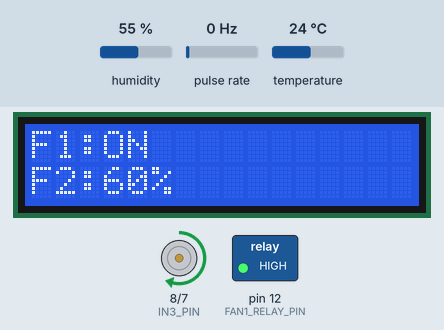
Recording of a sketch running on a simulated Arduino Uno, built with avr-gcc and run on an emulated ATmega328P. Parts: 16×2 character LCD, motor-driver pin pairs drawn as motors (green arrow = first pin HIGH = forward, orange = second pin HIGH = backward, longer = more drive, scaled by the enable pin), switched loads named in the sketch (green lamp = pin HIGH). Wiring (inferred from the names in the program): pulse sensor: data pin 2. The test bench sets the inputs (shaded band); at power-on: pulse rate 0 Hz, temperature 24 °C, humidity 55 %. What the sketch prints to the serial monitor is not drawn.

Above: at 3.6 s.
3.7 s: pulse rate (sensor on pin 2) set to 2 Hz
At 5.5 s:
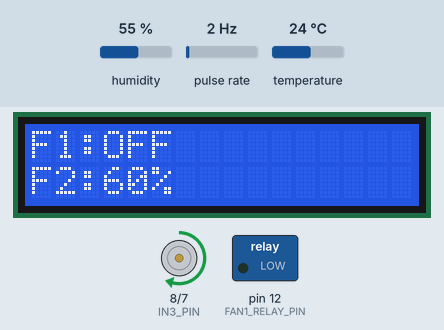
6.5 s: temperature set to 12 °C
At 7.9 s:
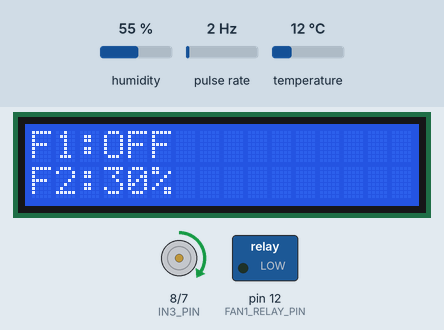
8.5 s: temperature set to 33 °C
At 12.1 s:
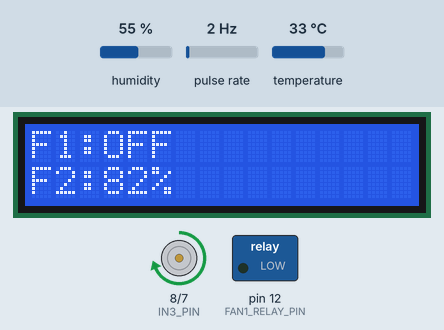
12.5 s: temperature set to 19 °C
At 16.4 s:
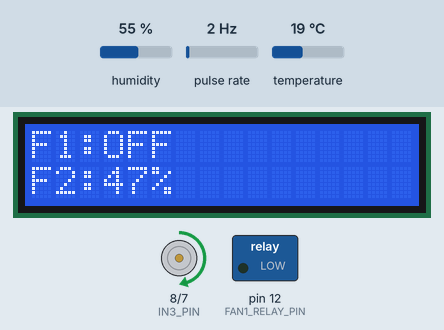
Timing chart, 0 to 17.5 s (numbered marks = the images above; inputs shaded):
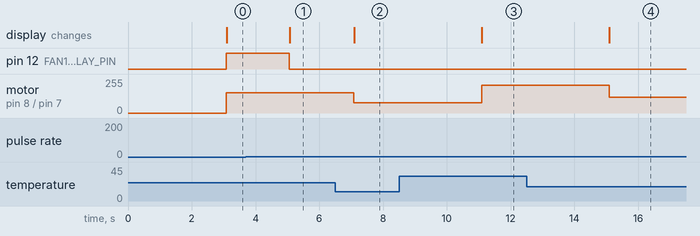

The sketch:

last.ino
```cpp
// Arduino Ventilation System with L298N Motor Driver
// Features:
// - Wind speed measurement using optical encoder
// - Temperature & humidity monitoring using DHT11
// - Fan1 (relay) control based on wind speed (rpm)
// - Fan2 (motor via L298N) speed control directly proportional to temperature
// - 16×2 LCD display showing fan statuses

#include <LiquidCrystal.h>
#include <DHT.h>

// Pin Definitions
#define DHT_PIN         A0      // DHT11 data pin
#define DHTTYPE         DHT11
#define ENCODER_PIN     2       // Optical encoder (INT0)

// Fan1: relay-controlled mechanical fan
const int FAN1_RELAY_PIN = 12;
const unsigned int FAN1_RPM_THRESHOLD = 20; // Turn F1 ON above 20 RPM

// Fan2: L298N Motor Driver (electric fan)
const int IN3_PIN = 8;
const int IN4_PIN = 7;
const int ENB_PIN = 6; // PWM output

// LCD Pins (avoid conflicts)
const int LCD_RS = 13;
const int LCD_EN = 11;
const int LCD_D4 = 10;
const int LCD_D5 = 9;
const int LCD_D6 = A2;
const int LCD_D7 = A3;

// Constants
const float         MAX_TEMP        = 40.0;
const unsigned long SAMPLE_INTERVAL = 2000;
const unsigned long DEBOUNCE_US     = 20000UL;

// Globals
volatile unsigned long pulseCount       = 0;
volatile unsigned long lastDebounceTime = 0;
unsigned long          lastSampleTime   = 0;
float                  temperature      = 0, humidity = 0;
unsigned int           rpm              = 0;

LiquidCrystal lcd(LCD_RS, LCD_EN, LCD_D4, LCD_D5, LCD_D6, LCD_D7);
DHT dht(DHT_PIN, DHTTYPE);

void countPulse() {
  unsigned long now = micros();
  if (now - lastDebounceTime > DEBOUNCE_US) {
    pulseCount++;
    lastDebounceTime = now;
  }
}

void setup() {
  Serial.begin(9600);
  lcd.begin(16, 2);
  lcd.print(F("Vent Sys Init"));
  delay(1000);

  // Pin modes
  pinMode(FAN1_RELAY_PIN, OUTPUT);
  pinMode(IN3_PIN, OUTPUT);
  pinMode(IN4_PIN, OUTPUT);
  pinMode(ENB_PIN, OUTPUT);
  pinMode(ENCODER_PIN, INPUT_PULLUP);

  attachInterrupt(digitalPinToInterrupt(ENCODER_PIN), countPulse, FALLING);
  dht.begin();
  lastSampleTime = millis();
}

void loop() {
  if (millis() - lastSampleTime < SAMPLE_INTERVAL) return;
  lastSampleTime = millis();

  // Compute RPM
  detachInterrupt(digitalPinToInterrupt(ENCODER_PIN));
  rpm = (pulseCount * 30) / 2;
  pulseCount = 0;
  attachInterrupt(digitalPinToInterrupt(ENCODER_PIN), countPulse, FALLING);

  // Read DHT11
  humidity    = dht.readHumidity();
  temperature = dht.readTemperature();
  if (isnan(humidity) || isnan(temperature)) {
    Serial.println(F("DHT read failed"));
  }

  // === Fan1 control by RPM threshold ===
  bool fan1On = (rpm < FAN1_RPM_THRESHOLD);
  digitalWrite(FAN1_RELAY_PIN, fan1On ? HIGH : LOW);

  // === Fan2 control: PWM proportional to temperature 0-40°C → 0-100% ===
  int tempC = constrain((int)temperature, 0, (int)MAX_TEMP);
  int pwmPercent = map(tempC, 0, (int)MAX_TEMP, 0, 100);
  int pwmVal = map(pwmPercent, 0, 100, 0, 255);
  analogWrite(ENB_PIN, pwmVal);
  digitalWrite(IN3_PIN, HIGH); // forward direction
  digitalWrite(IN4_PIN, LOW);

  // Serial log
  Serial.print(F("Temp:")); Serial.print(temperature);
  Serial.print(F("C Hum:")); Serial.print(humidity);
  Serial.print(F("% RPM:")); Serial.print(rpm);
  Serial.print(F(" F1:")); Serial.print(fan1On ? "ON" : "OFF");
  Serial.print(F(" F2:")); Serial.print(pwmPercent);
  Serial.println(F("%"));

  // Update LCD
  lcd.clear();
  lcd.setCursor(0, 0);
  lcd.print(F("F1:"));
  lcd.print(fan1On ? F("ON ") : F("OFF"));
  lcd.setCursor(0, 1);
  lcd.print(F("F2:"));
  lcd.print(pwmPercent);
  lcd.print('%');
}
```

Measured:
- the behaviour switches between 0 and 1 Hz on pulse rate (sensor on pin 2) (found by bisection; images 0 and 1)
- after the input at 3.7 s, pin 12 (FAN1_RELAY_PIN): HIGH → LOW after 1.4 s; the display: changes after 1.4 s (image 1)
- after the input at 6.5 s, motor on pin 8 (IN3_PIN) / pin 7 (IN4_PIN): forward 153/255 → forward 76/255 after 0.59 s; the display: changes after 0.59 s (image 2)
- after the input at 8.5 s, motor on pin 8 (IN3_PIN) / pin 7 (IN4_PIN): forward 76/255 → forward 209/255 after 2.6 s; the display: changes after 2.6 s (image 3)
- after the input at 12.5 s, motor on pin 8 (IN3_PIN) / pin 7 (IN4_PIN): forward 209/255 → forward 119/255 after 2.6 s; the display: changes after 2.6 s (image 4)
